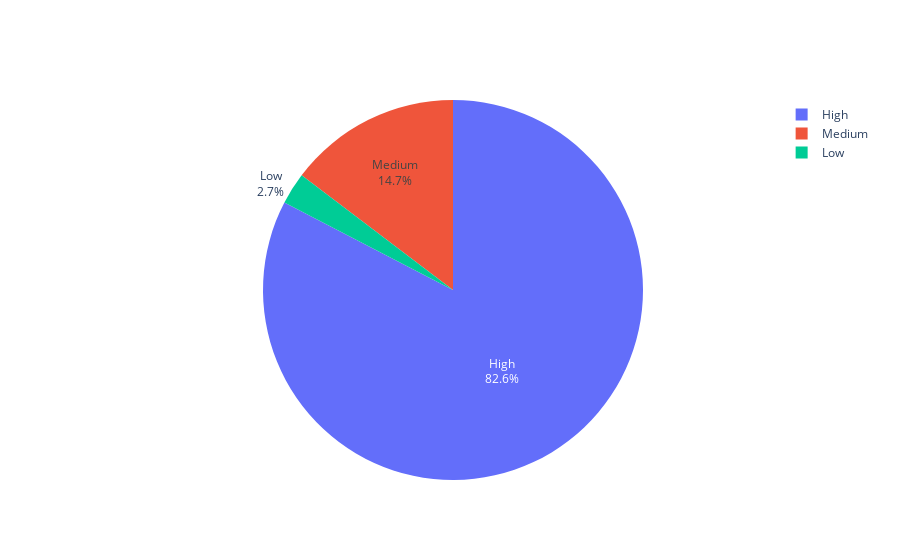

Notebook code cell kept with this figure:
### Code cell
import plotly.express as px
import plotly.graph_objs as go
labels = data["Price Range"].value_counts()[:].index
values = data["Price Range"].value_counts()[:].values

colors=data["Price Range"]

fig = go.Figure(data=[go.Pie(labels = labels, values=values, textinfo="label+percent", marker=dict(colors=colors))])

fig.show()

### Figure 1 — Plotly figure (JSON) as saved in the notebook; plotly's stock layout.template omitted (floating-point values rounded to 4 significant figures; data arrays with more than 128 entries replaced by an {"elided": "..."} marker saying what was removed)
{"data": [{"labels": ["High", "Medium", "Low"], "marker": {"colors": {"elided": "518 str values"}}, "textinfo": "label+percent", "type": "pie", "values": [428, 76, 14]}], "layout": {}}
